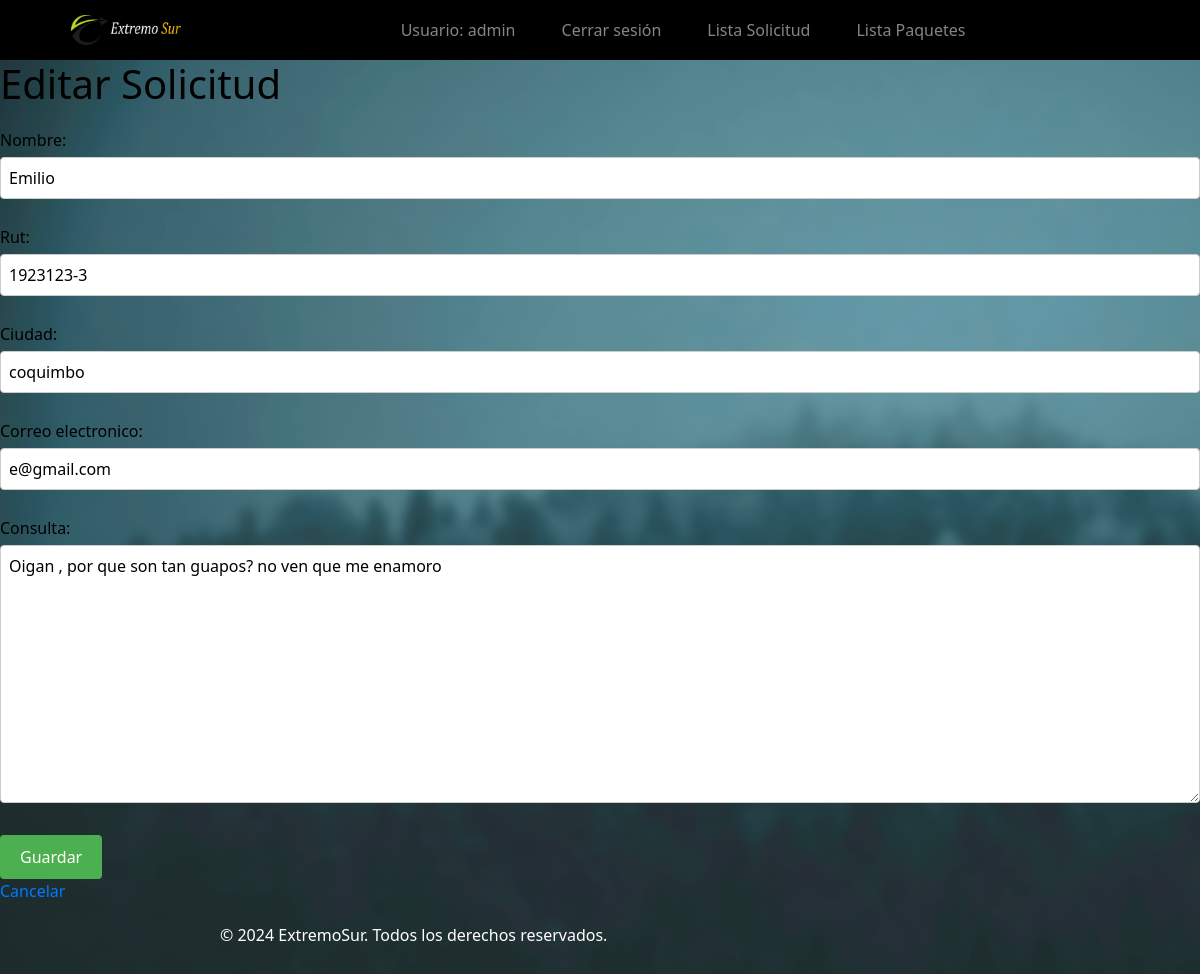
The app's page /contactos/update/1/ (signed in), older data.
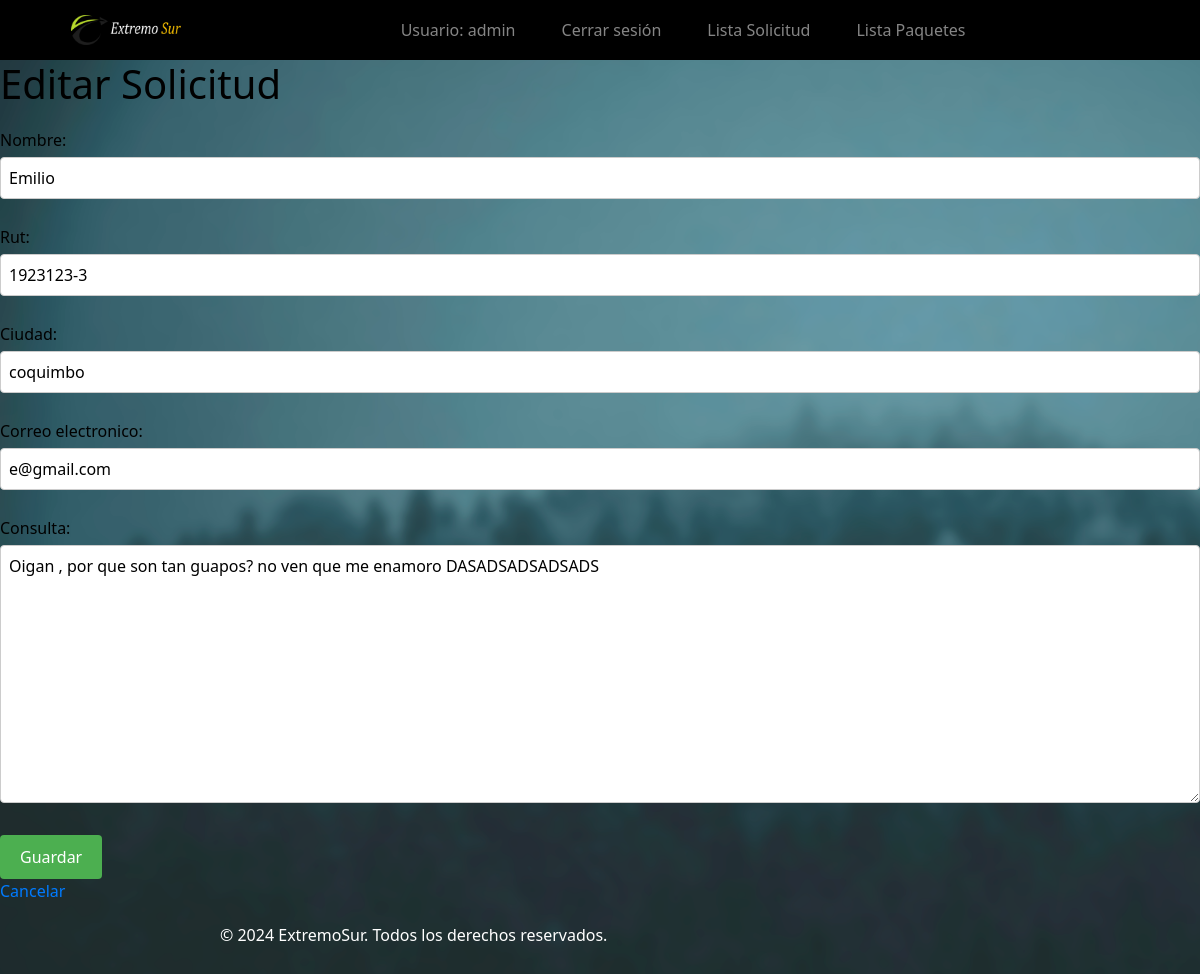
The same page, newer data.
### gestionviajes/models.py (models this page shows, shortened)
class FormularioContacto(models.Model):
    nombre = models.CharField(max_length=100)
    rut = models.CharField(max_length=12)
    ciudad = models.CharField(max_length=100)
    correo_electronico = models.EmailField()
    consulta = models.TextField()

### gestionviajes/views.py (the view)
# urls.py: path('contactos/update/<int:id>/', views.contacto_update, name='contacto_update'),
@staff_member_required
def contacto_update(request, id):
    contacto = get_object_or_404(FormularioContacto, id=id)
    if request.method == 'POST':
        form = ContactoForm(request.POST, instance=contacto)
        if form.is_valid():
            form.save()
            return redirect('contacto_list')
    else:
        form = ContactoForm(instance=contacto)
    return render(request, 'contacto_form.html', {'form': form})

### gestionviajes/forms.py
class BuscarPaqueteForm(forms.Form):
    query = forms.CharField(label='Buscar paquete', max_length=100)

class ContactoForm(forms.ModelForm):
    class Meta:
        model = FormularioContacto
        fields = ['nombre', 'rut', 'ciudad', 'correo_electronico', 'consulta']

### gestionviajes/context_processors.py (called while the page is built)
def search_form(request):
    return {'buscar_form': BuscarPaqueteForm()}

### gestionviajes/templates/contacto_form.html (shortened to what this page needs)
{% extends 'base.html' %}
{% load static %}
{% block content %}
<!DOCTYPE html>
<html>
<head>
</head>
<body>
    <h1>{% if form.instance.pk %}Editar Solicitud{% else %}Crear{% endif %}</h1>
    <form method="post">
        {{ form.as_p }}
        <button type="submit">Guardar</button>
    </form>
    <a href="{% url 'contacto_list' %}">Cancelar</a>
</body>
</html>
{% endblock %}

Row changes from the older to the newer data that the page shows:
changed FormularioContacto "Emilio": consulta "Oigan , por que son tan guapos? no ven que me enamoro" → "Oigan , por que son tan guapos? no ven que me enamoro DASADSADSADSADS"
